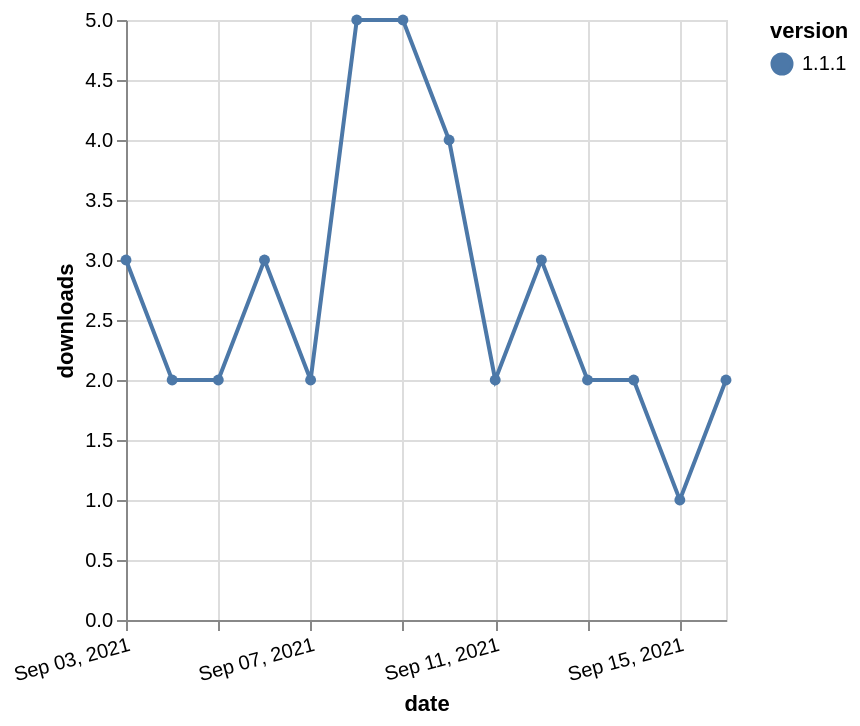

This figure's Vega-Lite source:
### Vega-Lite specification from a JSON file in a GitHub repository (floating-point values rounded to 4 significant figures)
{"$schema": "https://vega.github.io/schema/vega-lite/v5.json", "description": "A simple bar chart with embedded data.", "data": {"values": [{"date": "2021-09-03", "total": 3791, "delta": 3, "version": "1.1.1"}, {"date": "2021-09-04", "total": 3793, "delta": 2, "version": "1.1.1"}, {"date": "2021-09-05", "total": 3795, "delta": 2, "version": "1.1.1"}, {"date": "2021-09-06", "total": 3798, "delta": 3, "version": "1.1.1"}, {"date": "2021-09-07", "total": 3800, "delta": 2, "version": "1.1.1"}, {"date": "2021-09-08", "total": 3805, "delta": 5, "version": "1.1.1"}, {"date": "2021-09-09", "total": 3810, "delta": 5, "version": "1.1.1"}, {"date": "2021-09-10", "total": 3814, "delta": 4, "version": "1.1.1"}, {"date": "2021-09-11", "total": 3816, "delta": 2, "version": "1.1.1"}, {"date": "2021-09-12", "total": 3819, "delta": 3, "version": "1.1.1"}, {"date": "2021-09-13", "total": 3821, "delta": 2, "version": "1.1.1"}, {"date": "2021-09-14", "total": 3823, "delta": 2, "version": "1.1.1"}, {"date": "2021-09-15", "total": 3824, "delta": 1, "version": "1.1.1"}, {"date": "2021-09-16", "total": 3826, "delta": 2, "version": "1.1.1"}]}, "width": "container", "mark": {"type": "line", "point": {"filled": true}}, "encoding": {"x": {"field": "date", "type": "temporal", "timeUnit": "yearmonthdate", "title": "date", "axis": {"labelAngle": -15}}, "y": {"field": "delta", "type": "quantitative", "title": "downloads"}, "color": {"field": "version", "type": "nominal"}, "tooltip": {"field": "delta"}}}
